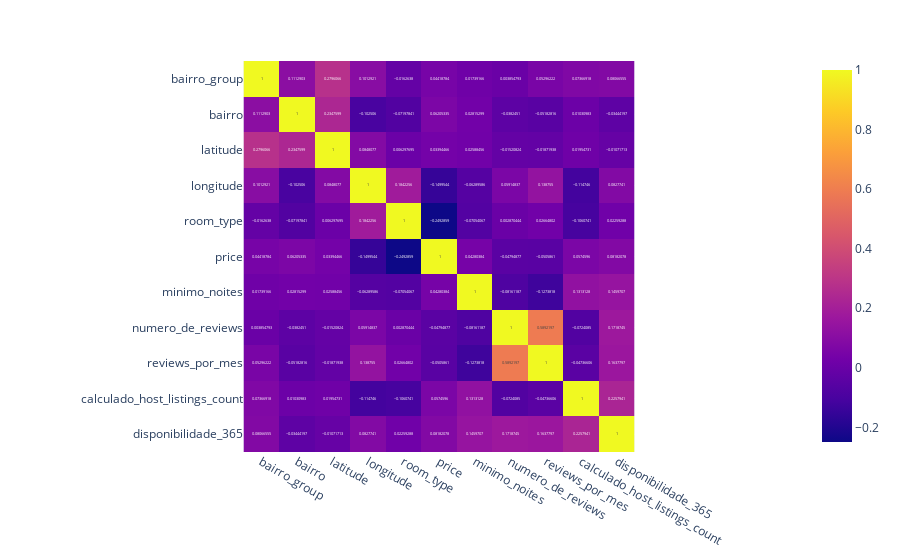

Notebook cell for this chart:
### Markdown cell above
## Plotting correlations

### Code cell
import plotly.express as px

px.imshow(df.corr(), text_auto=True)

### Figure 1 — Plotly figure (JSON) as saved in the notebook; plotly's stock layout.template omitted (floating-point values rounded to 4 significant figures)
{"data": [{"coloraxis": "coloraxis", "name": "0", "texttemplate": "%{z}", "x": ["bairro_group", "bairro", "latitude", "longitude", "room_type", "price", "minimo_noites", "numero_de_reviews", "reviews_por_mes", "calculado_host_listings_count", "disponibilidade_365"], "y": ["bairro_group", "bairro", "latitude", "longitude", "room_type", "price", "minimo_noites", "numero_de_reviews", "reviews_por_mes", "calculado_host_listings_count", "disponibilidade_365"], "z": [[1.0, 0.1113, 0.2796, 0.1013, -0.01626, 0.04419, 0.01739, 0.003855, 0.05296, 0.07367, 0.08067], [0.1113, 1.0, 0.2348, -0.1025, -0.07198, 0.06205, 0.02815, -0.03825, -0.05183, 0.01031, -0.03444], [0.2796, 0.2348, 1.0, 0.08481, 0.006298, 0.03394, 0.02588, -0.01521, -0.01872, 0.01955, -0.01072], [0.1013, -0.1025, 0.08481, 1.0, 0.1842, -0.15, -0.0629, 0.05915, 0.1388, -0.1147, 0.08277], [-0.01626, -0.07198, 0.006298, 0.1842, 1.0, -0.2493, -0.07054, 0.00287, 0.02665, -0.1061, 0.02259], [0.04419, 0.06205, 0.03394, -0.15, -0.2493, 1.0, 0.0428, -0.04795, -0.05059, 0.05746, 0.08182], [0.01739, 0.02815, 0.02588, -0.0629, -0.07054, 0.0428, 1.0, -0.08161, -0.1274, 0.1313, 0.146], [0.003855, -0.03825, -0.01521, 0.05915, 0.00287, -0.04795, -0.08161, 1.0, 0.5892, -0.07241, 0.1719], [0.05296, -0.05183, -0.01872, 0.1388, 0.02665, -0.05059, -0.1274, 0.5892, 1.0, -0.04737, 0.1638], [0.07367, 0.01031, 0.01955, -0.1147, -0.1061, 0.05746, 0.1313, -0.07241, -0.04737, 1.0, 0.2258], [0.08067, -0.03444, -0.01072, 0.08277, 0.02259, 0.08182, 0.146, 0.1719, 0.1638, 0.2258, 1.0]], "type": "heatmap", "xaxis": "x", "yaxis": "y", "hovertemplate": "x: %{x}<br>y: %{y}<br>color: %{z}<extra></extra>"}], "layout": {"xaxis": {"anchor": "y", "domain": [0.0, 1.0], "scaleanchor": "y", "constrain": "domain"}, "yaxis": {"anchor": "x", "domain": [0.0, 1.0], "autorange": "reversed", "constrain": "domain"}, "coloraxis": {"colorscale": [[0.0, "#0d0887"], [0.1111, "#46039f"], [0.2222, "#7201a8"], [0.3333, "#9c179e"], [0.4444, "#bd3786"], [0.5556, "#d8576b"], [0.6667, "#ed7953"], [0.7778, "#fb9f3a"], [0.8889, "#fdca26"], [1.0, "#f0f921"]]}, "margin": {"t": 60}}}
